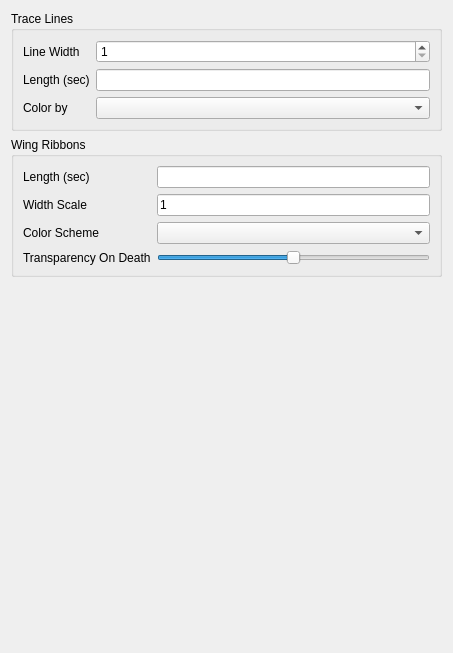
<?xml version="1.0" encoding="UTF-8"?>
<ui version="4.0">
 <class>WkfPlatformHistoryPrefWidget</class>
 <widget class="QWidget" name="WkfPlatformHistoryPrefWidget">
  <property name="geometry">
   <rect>
    <x>0</x>
    <y>0</y>
    <width>453</width>
    <height>653</height>
   </rect>
  </property>
  <property name="windowTitle">
   <string>Platform History</string>
  </property>
  <layout class="QVBoxLayout" name="verticalLayout_5">
   <item>
    <widget class="QGroupBox" name="tracelinesGroupBox_old">
     <property name="toolTip">
      <string>&lt;html&gt;&lt;head/&gt;&lt;body&gt;&lt;p&gt;Trace lines allow you to visualize where a platform has been.&lt;/p&gt;&lt;p&gt;Unlike wing ribbons, trace lines will retroactively show where a platform had been prior to being toggled on.&lt;/p&gt;&lt;/body&gt;&lt;/html&gt;</string>
     </property>
     <property name="whatsThis">
      <string>&lt;html&gt;&lt;head/&gt;&lt;body&gt;&lt;p&gt;Trace lines allow you to visualize where a platform has been.&lt;/p&gt;&lt;p&gt;Unlike wing ribbons, trace lines will retroactively show where a platform had been prior to being toggled on.&lt;/p&gt;&lt;/body&gt;&lt;/html&gt;</string>
     </property>
     <property name="title">
      <string>Trace Lines</string>
     </property>
     <property name="checkable">
      <bool>false</bool>
     </property>
     <layout class="QFormLayout" name="formLayout">
      <item row="0" column="0">
       <widget class="QLabel" name="label_4">
        <property name="text">
         <string>Line Width</string>
        </property>
       </widget>
      </item>
      <item row="0" column="1">
       <widget class="QSpinBox" name="tracelineWidth">
        <property name="minimum">
         <number>1</number>
        </property>
        <property name="maximum">
         <number>8</number>
        </property>
       </widget>
      </item>
      <item row="1" column="0">
       <widget class="QLabel" name="label">
        <property name="text">
         <string>Length (sec)</string>
        </property>
       </widget>
      </item>
      <item row="1" column="1">
       <widget class="QLineEdit" name="tracelinesLengthLineEdit">
        <property name="toolTip">
         <string>&lt;html&gt;&lt;head/&gt;&lt;body&gt;&lt;p&gt;How far back in (simulation) time that a trace line will display the platform's past location for.&lt;/p&gt;&lt;/body&gt;&lt;/html&gt;</string>
        </property>
        <property name="whatsThis">
         <string>&lt;html&gt;&lt;head/&gt;&lt;body&gt;&lt;p&gt;How far back in (simulation) time that a trace line will display the platform's past location for.&lt;/p&gt;&lt;/body&gt;&lt;/html&gt;</string>
        </property>
       </widget>
      </item>
      <item row="2" column="0">
       <widget class="QLabel" name="label_23">
        <property name="text">
         <string>Color by</string>
        </property>
       </widget>
      </item>
      <item row="2" column="1">
       <widget class="QComboBox" name="tracelineColorCombo"/>
      </item>
     </layout>
    </widget>
   </item>
   <item>
    <widget class="QGroupBox" name="wingRibbonsGroupBox_old">
     <property name="toolTip">
      <string>&lt;html&gt;&lt;head/&gt;&lt;body&gt;&lt;p&gt;Wing ribbons are a more advanded form of tracing where a platform has been.&lt;/p&gt;&lt;p&gt;Wing ribbons allow you to visualize both where and in what orientation a platform was in, along with a variety of trackable states that the platform was experiencing/performing based on the color of the ribbon.&lt;/p&gt;&lt;p&gt;Unlike trace lines, due to mild performance concerns, wing ribbons will not retroactively show platform states prior to being toggled on.&lt;/p&gt;&lt;/body&gt;&lt;/html&gt;</string>
     </property>
     <property name="whatsThis">
      <string>&lt;html&gt;&lt;head/&gt;&lt;body&gt;&lt;p&gt;Wing ribbons are a more advanded form of tracing where a platform has been.&lt;/p&gt;&lt;p&gt;Wing ribbons allow you to visualize both where and in what orientation a platform was in, along with a variety of trackable states that the platform was experiencing/performing based on the color of the ribbon.&lt;/p&gt;&lt;p&gt;Unlike trace lines, due to mild performance concerns, wing ribbons will not retroactively show platform states prior to being were toggled on.&lt;/p&gt;&lt;/body&gt;&lt;/html&gt;</string>
     </property>
     <property name="title">
      <string>Wing Ribbons</string>
     </property>
     <property name="checkable">
      <bool>false</bool>
     </property>
     <layout class="QGridLayout" name="gridLayout">
      <item row="0" column="0">
       <widget class="QLabel" name="label_2">
        <property name="toolTip">
         <string>&lt;html&gt;&lt;head/&gt;&lt;body&gt;&lt;p&gt;How far back in (simulation) time that a wing ribbon will display the platform's past history for.&lt;/p&gt;&lt;/body&gt;&lt;/html&gt;</string>
        </property>
        <property name="whatsThis">
         <string>&lt;html&gt;&lt;head/&gt;&lt;body&gt;&lt;p&gt;How far back in (simulation) time that a wing ribbon will display the platform's past history for.&lt;/p&gt;&lt;/body&gt;&lt;/html&gt;</string>
        </property>
        <property name="text">
         <string>Length (sec)</string>
        </property>
       </widget>
      </item>
      <item row="0" column="1">
       <widget class="QLineEdit" name="wingRibbonLengthLineEdit">
        <property name="toolTip">
         <string>&lt;html&gt;&lt;head/&gt;&lt;body&gt;&lt;p&gt;How far back in (simulation) time that a wing ribbon will display the platform's past history for.&lt;/p&gt;&lt;/body&gt;&lt;/html&gt;</string>
        </property>
        <property name="whatsThis">
         <string>&lt;html&gt;&lt;head/&gt;&lt;body&gt;&lt;p&gt;How far back in (simulation) time that a wing ribbon will display the platform's past history for.&lt;/p&gt;&lt;/body&gt;&lt;/html&gt;</string>
        </property>
       </widget>
      </item>
      <item row="1" column="0">
       <widget class="QLabel" name="label_21">
        <property name="toolTip">
         <string>&lt;html&gt;&lt;head/&gt;&lt;body&gt;&lt;p&gt;The scale of the wingribbon width, relative to the planes wingspan. &lt;/p&gt;&lt;p&gt;A value of 1.0 will align the ribbon with the wing tips.&lt;/p&gt;&lt;p&gt;A value of 2.0 will make the ribbon twice as wide as the wingspan.&lt;/p&gt;&lt;/body&gt;&lt;/html&gt;</string>
        </property>
        <property name="whatsThis">
         <string>&lt;html&gt;&lt;head/&gt;&lt;body&gt;&lt;p&gt;The scale of the wingribbon width, relative to the planes wingspan. &lt;/p&gt;&lt;p&gt;A value of 1.0 will align the ribbon with the wing tips.&lt;/p&gt;&lt;p&gt;A value of 2.0 will make the ribbon twice as wide as the wingspan.&lt;/p&gt;&lt;/body&gt;&lt;/html&gt;</string>
        </property>
        <property name="text">
         <string>Width Scale </string>
        </property>
       </widget>
      </item>
      <item row="1" column="1">
       <widget class="QLineEdit" name="wingRibbonWidthScaleField">
        <property name="toolTip">
         <string>&lt;html&gt;&lt;head/&gt;&lt;body&gt;&lt;p&gt;The scale of the wingribbon width, relative to the planes wingspan. &lt;/p&gt;&lt;p&gt;A value of 1.0 will align the ribbon with the wing tips.&lt;/p&gt;&lt;p&gt;A value of 2.0 will make the ribbon twice as wide as the wingspan.&lt;/p&gt;&lt;/body&gt;&lt;/html&gt;</string>
        </property>
        <property name="whatsThis">
         <string>&lt;html&gt;&lt;head/&gt;&lt;body&gt;&lt;p&gt;The scale of the wingribbon width, relative to the planes wingspan. &lt;/p&gt;&lt;p&gt;A value of 1.0 will align the ribbon with the wing tips.&lt;/p&gt;&lt;p&gt;A value of 2.0 will make the ribbon twice as wide as the wingspan.&lt;/p&gt;&lt;/body&gt;&lt;/html&gt;</string>
        </property>
        <property name="text">
         <string>1</string>
        </property>
       </widget>
      </item>
      <item row="2" column="1">
       <widget class="QComboBox" name="colorSchemeComboBox"/>
      </item>
      <item row="3" column="1">
       <widget class="QSlider" name="deathTransparencySlider">
        <property name="toolTip">
         <string>&lt;html&gt;&lt;head/&gt;&lt;body&gt;&lt;p&gt;The colors of a wing ribbon may be more transparent on states where the platform is dead.&lt;/p&gt;&lt;p&gt;This only applies to the parts of the wing ribbon created after the platform has died, not the entire wing ribbon.&lt;/p&gt;&lt;p&gt;Max slider (fully right) will be completely invisible, allowing the wing ribbon to no longer appear recorded once a platform dies.&lt;/p&gt;&lt;p&gt;Min slider (fully left) will have no visual change to the ribbon when when the platform dies. Leaving no indication in the wing ribbon that the platform died.&lt;/p&gt;&lt;/body&gt;&lt;/html&gt;</string>
        </property>
        <property name="whatsThis">
         <string>&lt;html&gt;&lt;head/&gt;&lt;body&gt;&lt;p&gt;The colors of a wing ribbon may be more transparent on states where the platform is dead.&lt;/p&gt;&lt;p&gt;This only applies to the parts of the wing ribbon created after the platform has died, not the entire wing ribbon.&lt;/p&gt;&lt;p&gt;Max slider (fully right) will be completely invisible, allowing the wing ribbon to no longer appear recorded once a platform dies.&lt;/p&gt;&lt;p&gt;Min slider (fully left) will have no visual change to the ribbon when when the platform dies. Leaving no indication in the wing ribbon that the platform died.&lt;/p&gt;&lt;/body&gt;&lt;/html&gt;</string>
        </property>
        <property name="maximum">
         <number>100</number>
        </property>
        <property name="singleStep">
         <number>1</number>
        </property>
        <property name="value">
         <number>50</number>
        </property>
        <property name="tracking">
         <bool>true</bool>
        </property>
        <property name="orientation">
         <enum>Qt::Horizontal</enum>
        </property>
        <property name="tickPosition">
         <enum>QSlider::NoTicks</enum>
        </property>
       </widget>
      </item>
      <item row="2" column="0">
       <widget class="QLabel" name="label_3">
        <property name="text">
         <string>Color Scheme</string>
        </property>
       </widget>
      </item>
      <item row="3" column="0">
       <widget class="QLabel" name="label_22">
        <property name="toolTip">
         <string>&lt;html&gt;&lt;head/&gt;&lt;body&gt;&lt;p&gt;The colors of a wing ribbon may be more transparent on states where the platform is dead.&lt;/p&gt;&lt;p&gt;This only applies to the parts of the wing ribbon created after the platform has died, not the entire wing ribbon.&lt;/p&gt;&lt;p&gt;Max slider (fully right) will be completely invisible, allowing the wing ribbon to no longer appear recorded once a platform dies.&lt;/p&gt;&lt;p&gt;Min slider (fully left) will have no visual change to the ribbon when when the platform dies. Leaving no indication in the wing ribbon that the platform died.&lt;/p&gt;&lt;/body&gt;&lt;/html&gt;</string>
        </property>
        <property name="whatsThis">
         <string>&lt;html&gt;&lt;head/&gt;&lt;body&gt;&lt;p&gt;The colors of a wing ribbon may be more transparent on states where the platform is dead.&lt;/p&gt;&lt;p&gt;This only applies to the parts of the wing ribbon created after the platform has died, not the entire wing ribbon.&lt;/p&gt;&lt;p&gt;Max slider (fully right) will be completely invisible, allowing the wing ribbon to no longer appear recorded once a platform dies.&lt;/p&gt;&lt;p&gt;Min slider (fully left) will have no visual change to the ribbon when when the platform dies. Leaving no indication in the wing ribbon that the platform died.&lt;/p&gt;&lt;/body&gt;&lt;/html&gt;</string>
        </property>
        <property name="text">
         <string>Transparency On Death</string>
        </property>
       </widget>
      </item>
     </layout>
    </widget>
   </item>
   <item>
    <spacer name="verticalSpacer">
     <property name="orientation">
      <enum>Qt::Vertical</enum>
     </property>
     <property name="sizeHint" stdset="0">
      <size>
       <width>20</width>
       <height>40</height>
      </size>
     </property>
    </spacer>
   </item>
  </layout>
 </widget>
 <customwidgets>
  <customwidget>
   <class>UtQtColorButton</class>
   <extends>QPushButton</extends>
   <header>UtQtColorButton.hpp</header>
  </customwidget>
 </customwidgets>
 <tabstops>
  <tabstop>tracelinesLengthLineEdit</tabstop>
  <tabstop>wingRibbonLengthLineEdit</tabstop>
  <tabstop>wingRibbonWidthScaleField</tabstop>
  <tabstop>colorSchemeComboBox</tabstop>
  <tabstop>deathTransparencySlider</tabstop>
 </tabstops>
 <resources/>
 <connections/>
</ui>
